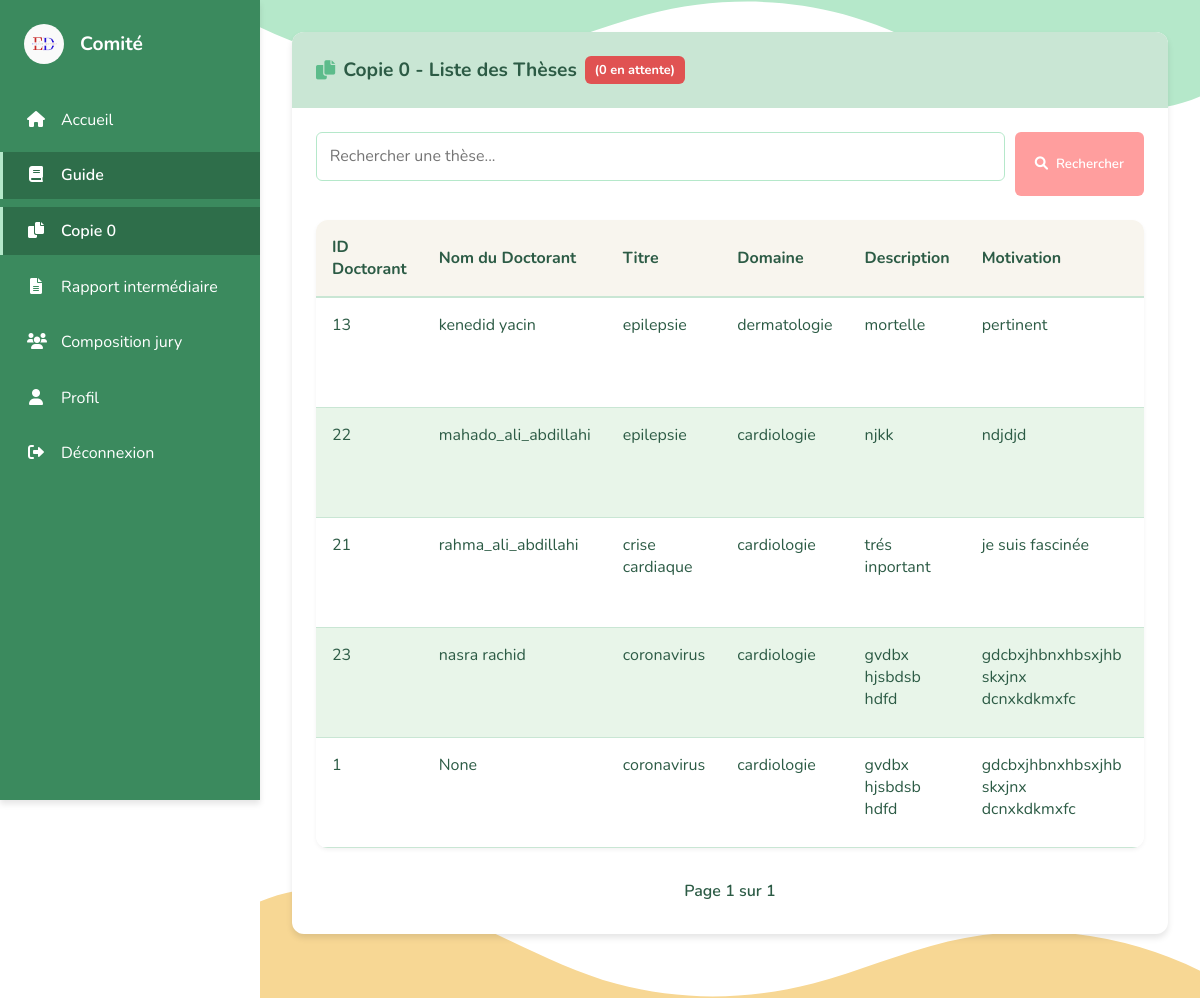
The page /tableau_theses_comite/ (signed in) on the database its author committed.
### gestion/models.py (models this page shows, shortened)
class These(models.Model):
    utilisateur = models.ForeignKey(
        settings.AUTH_USER_MODEL,
        on_delete=models.CASCADE,
        related_name="theses"
    )
    titre = models.CharField(max_length=255)
    domaine = models.CharField(max_length=255, choices=[
        ('Cardiologie', 'Cardiologie'),
        ('Neurologie', 'Neurologie'),
        ('Pédiatrie', 'Pédiatrie'),
        ('Chirurgie', 'Chirurgie'),
    ])
    description = models.TextField()
    motivation = models.TextField()
    encadreur = models.TextField()
    fichier = models.FileField(upload_to='theses/', blank=True, null=True)
    date_soumission = models.DateTimeField(auto_now_add=True)
    statut = models.CharField(
        max_length=20,
        choices=[
            ('En attente', 'En attente'),
            ('Approuvé', 'Approuvé'),
            ('Rejeté', 'Rejeté'),
        ],
        default='En attente'
    )
    approuve_par_comite = models.BooleanField(default=False)
    commentaire_rejet = models.TextField(blank=True, null=True)
    date_soutenance = models.DateField(null=True, blank=True)
    grille_evaluation = models.FileField(
        upload_to='grilles_evaluation/', blank=True, null=True
    )
    rapporteur = models.ForeignKey(
        settings.AUTH_USER_MODEL,
        on_delete=models.SET_NULL,
        null=True, blank=True,
        related_name='rapports_assigned'
    )
    statut_rapport = models.CharField(
        max_length=50,
        choices=[
            ('Non assigné', 'Non assigné'),
            ('Assigné', 'Assigné'),
            ('Évalué', 'Évalué'),
        ],
        default='Non assigné'
    )
    avis_rapporteur = models.CharField(
    max_length=50,
    choices=[
        ('valider', 'Validé'),
        ('avis_sr', 'Favorable sans réserve'),
        ('avis_mr', 'Favorable avec corrections mineures'),
        ('avis_mjr', 'Favorable avec corrections majeures'),
        ('refuser', 'Défavorable'),
    ],
    blank=True,
    null=True
)
    date_rapport_intermediaire = models.DateTimeField(null=True, blank=True)
    def jury_complet(self):
      roles = self.affectation_set.values_list('role', flat=True)
      roles_normalisés = [r.replace('é', 'e').lower() for r in roles]
      return all(r in roles_normalisés for r in ['president', 'rapporteur', 'examinateur', 'redacteur'])
    jury_complet.boolean = True
    jury_complet.short_description = "Jury complet"

class Utilisateur(AbstractUser):
    ROLE_CHOICES = [
        ('doctorant', 'Doctorant'),
        ('professeur', 'Professeur'),
        ('comite', 'Comité'),
    ]
    role = models.CharField(max_length=20, choices=ROLE_CHOICES, default='doctorant')
    nom = models.CharField(max_length=100, blank=True, null=True)
    email = models.EmailField(max_length=255, unique=True)
    password_changed = models.BooleanField(default=False)
    adresse = models.CharField(max_length=255, blank=True, null=True)
    specialite = models.CharField(max_length=100, blank=True, null=True)
    promotion = models.CharField(max_length=20, blank=True, null=True)
    date_naissance = models.DateField(blank=True, null=True)

### gestion/views.py (the view)
# urls.py: path('tableau_theses_comite/', views.tableau_theses_comite, name='tableau_theses_comite'),
@login_required
def tableau_theses_comite(request):
    try:
        query = request.GET.get('q', '')
        theses = These.objects.all().order_by('id')  # <-- Ajout de l'ordre ici
        if query:
            theses = theses.filter(titre__icontains=query).order_by('id')  # Aussi ici après filtrage
        paginator = Paginator(theses, 5)
        page_number = request.GET.get('page')
        try:
            page_obj = paginator.get_page(page_number)
        except PageNotAnInteger:
            page_obj = paginator.page(1)
        except EmptyPage:
            page_obj = paginator.page(paginator.num_pages)
        professeurs = Utilisateur.objects.filter(role='professeur')
        total_en_attente = theses.filter(statut='En attente').count()
        return render(request, 'presentation/tableau_theses_comite.html', {
            'page_obj': page_obj,
            'total_en_attente': total_en_attente,
            'professeurs': professeurs,
        })
    except Exception as e:
        print(f"Erreur lors de la récupération des thèses : {e}")
        return render(request, 'presentation/erreur.html', {
            'message': f'Une erreur est survenue : {e}'
        })

### gestion/Templates/Presentation/tableau_theses_comite.html (shortened to what this page needs)
{% load static %}
<!DOCTYPE html>
<html lang="fr">
<head>
    <link rel="stylesheet" href="https://cdnjs.cloudflare.com/ajax/libs/font-awesome/6.0.0-beta3/css/all.min.css">
</head>
<body>
<div class="layout">
    <aside class="sidebar">
        <div class="logo-container">
            <img src="{% static 'images/log.png' %}" alt="Logo" onerror="this.src='https://via.placeholder.com/60'; this.onerror=null;">
            <div class="logo-text">Comité</div>
        </div>
        <ul class="menu">
            <li class="menu-item">
                <a href="{% url 'accueil_comite' %}" class="menu-link">
                    <span class="menu-icon"><i class="fas fa-home"></i></span>
                    <span class="menu-title">Accueil</span>
                </a>
            </li>
            <li class="menu-item">
                <a href="{% url 'guide_comite' %}" class="menu-link active">
                    <span class="menu-icon"><i class="fas fa-book"></i></span>
                    <span class="menu-title">Guide</span>
                </a>
            </li>
            <li class="menu-item">
                <a href="{% url 'tableau_theses_comite' %}" class="menu-link active">
                    <span class="menu-icon"><i class="fas fa-copy"></i></span>
                    <span class="menu-title">Copie 0</span>
                </a>
            </li>
            <li class="menu-item">
                <a href="{% url 'rapport_inter' %}" class="menu-link">
                    <span class="menu-icon"><i class="fas fa-file-alt"></i></span>
                    <span class="menu-title">Rapport intermédiaire</span>
                </a>
            </li>
            <li class="menu-item">
                <a href="#" class="menu-link">
                    <span class="menu-icon"><i class="fas fa-users"></i></span>
                    <span class="menu-title">Composition jury</span>
                </a>
            </li>
            <li class="menu-item">
                <a href="{% url 'profil_comite' %}" class="menu-link">
                    <span class="menu-icon"><i class="fas fa-user"></i></span>
                    <span class="menu-title">Profil</span>
                </a>
            </li>
            <li class="menu-item">
                <a href="{% url 'deconnexion_comite' %}" class="menu-link">
                    <span class="menu-icon"><i class="fas fa-sign-out-alt"></i></span>
                    <span class="menu-title">Déconnexion</span>
                </a>
            </li>
        </ul>
    </aside>
    <main class="container">
        <div class="wave-top">
        </div>
        <div class="card fade-in">
            <div class="card-header">
                <h2><i class="fas fa-copy"></i> Copie 0 - Liste des Thèses <span class="badge">({{ total_en_attente }} en attente)</span></h2>
            </div>
            <div class="card-body">
                <form method="get" class="search-bar form-row">
                    <div class="form-group" style="margin-bottom: 15px;">
                        <input type="text" name="q" class="form-control" placeholder="Rechercher une thèse..." value="{{ request.GET.q }}">
                    </div>
                    <button type="submit" class="btn" style="width: auto; margin-left: 10px; padding: 15px 20px;">
                        <i class="fas fa-search"></i> Rechercher
                    </button>
                </form>
                <div class="table-responsive">
                    <table class="table">
                        <thead>
                            <tr>
                                <th>ID Doctorant</th>
                                <th>Nom du Doctorant</th>
                                <th>Titre</th>
                                <th>Domaine</th>
                                <th>Description</th>
                                <th>Motivation</th>
                                <th>Fichier</th>
                            </tr>
                        </thead>
                        <tbody>
                            {% for these in page_obj %}
                            <tr>
                                <td>{{ these.utilisateur.id }}</td>
                                <td>{{ these.utilisateur.nom }}</td>
                                <td>{{ these.titre }}</td>
                                <td>{{ these.domaine }}</td>
                                <td>{{ these.description }}</td>
                                <td>{{ these.motivation }}</td>
                                <td>
</td>
{% endfor %}
                        </tbody>
                    </table>
                </div>
                <div class="pagination">
                    <span class="current">Page {{ page_obj.number }} sur {{ page_obj.paginator.num_pages }}</span>
                </div>
            </div>
        </div>
        <div class="wave-bottom">
        </div>
    </main>
</div>
</body>
</html>

### gestion/Templates/Presentation/tableau_theses_comite.html (style rules this page uses)
:root { --menu-bg: #3b8a5e; --menu-hover: #4da278; --menu-active: #2e6e4a; --menu-text: #ffffff; --form-bg: #ffffff; --primary: #5cbc8b; --secondary: #ffffff; --accent1: #e0f8e0; --accent2: #b5e8ca; --accent3: #f0ffed; --accent4: #c9e6d4; --text: #2c5b45; --shadow-sm: 0 2px 4px rgba(0, 0, 0, 0.05); --shadow-md: 0 4px 6px rgba(0, 0, 0, 0.1); --shadow-lg: 0 10px 15px rgba(0, 0, 0, 0.1); --radius-sm: 6px; --radius-md: 12px; --radius-lg: 20px; --status-approved: #3b8a5e; --status-pending: #e9b949; --status-rejected: #e05252; --table-header: #f8f5ee; --table-row-even: #e8f5e9; --table-row-odd: #ffffff; --table-hover: #f0f9f0; --table-border: #c9e6d4; --wave-top-color: #b5e8ca; --wave-bottom-color: #f7d794; --waiting-count: #e05252; --button-search: #ff9e9e; --button-download: #e05252; --button-verify: #ff9e9e; }
* { margin: 0; padding: 0; box-sizing: border-box; font-family: 'Nunito', sans-serif; }
body { background-color: var(--secondary); color: var(--text); min-height: 100vh; display: flex; flex-direction: column; }
.layout { display: flex; min-height: 100vh; }
.sidebar { width: 260px; background-color: var(--menu-bg); color: var(--menu-text); padding: 1.5rem 0; z-index: 10; box-shadow: var(--shadow-md); display: flex; flex-direction: column; position: fixed; height: 100vh; }
.logo-container { display: flex; align-items: center; padding: 0 1.5rem; margin-bottom: 2rem; }
.logo-container img { width: 40px; height: 40px; border-radius: 50%; margin-right: 1rem; object-fit: cover; }
.logo-text { font-size: 1.2rem; font-weight: 700; color: white; }
.menu { list-style: none; padding: 0; }
.menu-item { margin-bottom: 0.5rem; }
.menu-link { display: flex; align-items: center; padding: 0.8rem 1.5rem; text-decoration: none; color: var(--menu-text); transition: all 0.3s ease; border-left: 3px solid transparent; }
.menu-link.active { background-color: var(--menu-active); border-left-color: var(--accent2); font-weight: 600; }
.menu-icon { margin-right: 1rem; width: 18px; text-align: center; }
.container { flex: 1; padding: 2rem; margin-left: 260px; position: relative; overflow: hidden; }
.wave-top, .wave-bottom { position: absolute; left: 0; width: 100%; overflow: hidden; line-height: 0; z-index: -1; }
.wave-top { top: 0; height: 120px; }
.wave-bottom { bottom: 0; height: 120px; transform: rotate(180deg); }
.wave-top svg, .wave-bottom svg { position: relative; display: block; width: calc(100% + 1.3px); height: 120px; }
.card { background: var(--form-bg); border-radius: var(--radius-md); box-shadow: var(--shadow-md); margin-bottom: 2rem; overflow: hidden; }
.card-header { padding: 1.5rem; background-color: var(--accent4); color: var(--text); display: flex; justify-content: space-between; align-items: center; }
.card-header h2 { font-size: 1.2rem; font-weight: 700; display: flex; align-items: center; }
.card-header h2 i { margin-right: 0.5rem; color: var(--primary); }
.badge { background-color: var(--waiting-count); color: white; padding: 0.3rem 0.6rem; border-radius: var(--radius-sm); font-size: 0.8rem; margin-left: 0.5rem; }
.card-body { padding: 1.5rem; }
.search-bar { display: flex; margin-bottom: 1.5rem; }
.form-group { flex: 1; }
.form-control { width: 100%; padding: 0.8rem; border: 1px solid var(--accent2); border-radius: var(--radius-sm); font-size: 1rem; transition: border-color 0.3s ease; }
.btn { background-color: var(--button-search); color: white; border: none; padding: 0.8rem 1.5rem; border-radius: var(--radius-sm); font-weight: 600; cursor: pointer; transition: background-color 0.3s ease; display: inline-flex; align-items: center; justify-content: center; }
.btn i { margin-right: 0.5rem; }
.table-responsive { overflow-x: auto; margin-bottom: 1.5rem; border-radius: var(--radius-md); box-shadow: var(--shadow-sm); }
.table { width: 100%; border-collapse: collapse; }
.table th { background-color: var(--table-header); color: var(--text); font-weight: 700; padding: 1rem; text-align: left; border-bottom: 2px solid var(--table-border); }
.table td { padding: 1rem; border-bottom: 1px solid var(--table-border); vertical-align: top; }
.table tr:nth-child(even) { background-color: var(--table-row-even); }
.table tr:nth-child(odd) { background-color: var(--table-row-odd); }
.pagination { display: flex; justify-content: center; align-items: center; margin-top: 1.5rem; }
.current { padding: 0.5rem 1rem; font-weight: 600; color: var(--text); }
.fade-in { animation: fadeIn 0.8s ease forwards; }

### rows shown on the page
These: utilisateur.id "13", utilisateur.nom "kenedid yacin", titre "epilepsie", domaine "dermatologie", description "mortelle", motivation "pertinent"
These: utilisateur.id "22", utilisateur.nom "mahado_ali_abdillahi", titre "epilepsie", domaine "cardiologie", description "njkk", motivation "ndjdjd"
These: utilisateur.id "21", utilisateur.nom "rahma_ali_abdillahi", titre "crise cardiaque", domaine "cardiologie", description "trés inportant", motivation "je suis fascinée"
These: utilisateur.id "23", utilisateur.nom "nasra rachid", titre "coronavirus", domaine "cardiologie", description "gvdbx hjsbdsb hdfd", motivation "gdcbxjhbnxhbsxjhb skxjnx dcnxkdkmxfc"
These: utilisateur.id "1", utilisateur.nom "None", titre "coronavirus", domaine "cardiologie", description "gvdbx hjsbdsb hdfd", motivation "gdcbxjhbnxhbsxjhb skxjnx dcnxkdkmxfc"

### other values the page prints
{{ total_en_attente }} "0"
{{ page_obj.number }} "1"
{{ page_obj.paginator.num_pages }} "1"
